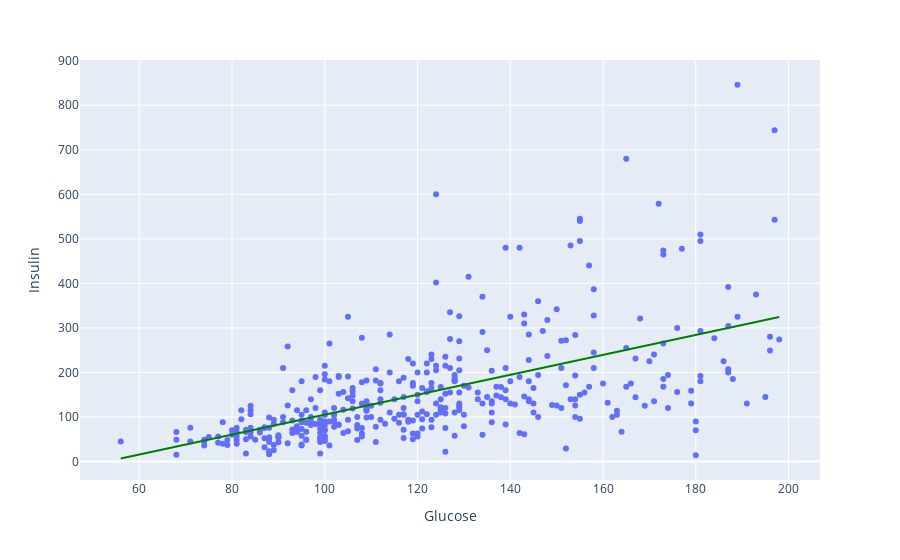

Notebook code for this chart:
### Markdown cell above
### Insulin - Glucose

### Code cell
df_clean = df_ori.copy()
df_clean.loc[df_clean['Insulin'] == 0, 'Insulin'] = np.nan
df_clean.loc[df_clean['Glucose'] == 0, 'Glucose'] = np.nan

df_clean = df_clean.dropna(subset=['Insulin', 'Glucose'])

fig = px.scatter(df_clean, 
                 x='Glucose', 
                 y='Insulin',
                 trendline="ols",
                 trendline_color_override="green")
fig.show()

### Figure 1 — Plotly figure (JSON) as saved in the notebook; plotly's stock layout.template omitted (floating-point values rounded to 4 significant figures; data arrays with more than 128 entries replaced by an {"elided": "..."} marker saying what was removed)
{"data": [{"hovertemplate": "Glucose=%{x}<br>Insulin=%{y}<extra></extra>", "legendgroup": "", "marker": {"color": "#636efa", "symbol": "circle"}, "mode": "markers", "name": "", "orientation": "v", "showlegend": false, "type": "scatter", "x": {"elided": "393 int values"}, "xaxis": "x", "y": {"elided": "393 int values"}, "yaxis": "y"}, {"hovertemplate": "<b>OLS trendline</b><br>Insulin = 2.23893 * Glucose + -118.643<br>R<sup>2</sup>=0.337777<br><br>Glucose=%{x}<br>Insulin=%{y} <b>(trend)</b><extra></extra>", "legendgroup": "", "line": {"color": "green"}, "marker": {"color": "#636efa", "symbol": "circle"}, "mode": "lines", "name": "", "showlegend": false, "type": "scatter", "x": {"elided": "393 int values"}, "xaxis": "x", "y": {"elided": "393 float values"}, "yaxis": "y"}], "layout": {"legend": {"tracegroupgap": 0}, "margin": {"t": 60}, "xaxis": {"anchor": "y", "domain": [0, 1], "title": {"text": "Glucose"}}, "yaxis": {"anchor": "x", "domain": [0, 1], "title": {"text": "Insulin"}}}}
